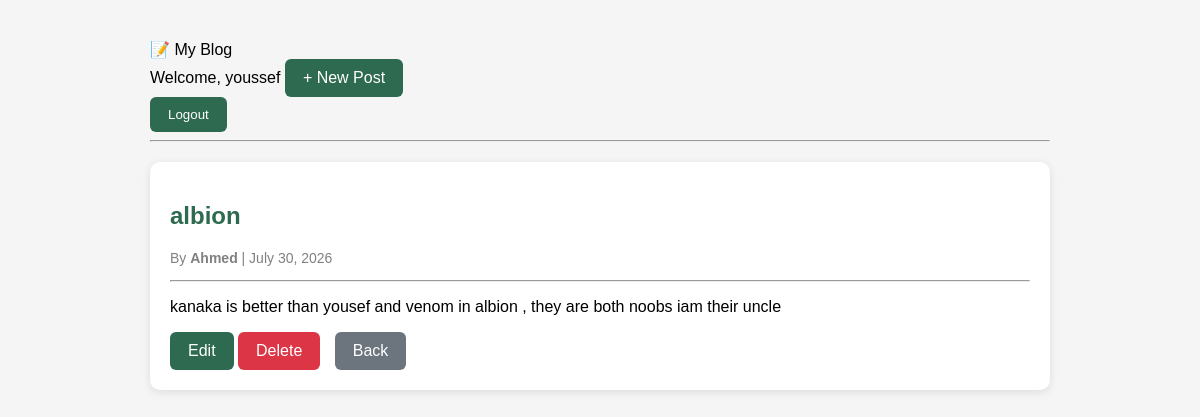
Page /post/2/ (signed in) on the committed database.
### blog/models.py (models this page shows, shortened)
class Post(models.Model):
    title = models.CharField(max_length=250)
    body = models.TextField()
    published_on = models.DateField()
    author = models.ForeignKey(Author, on_delete=models.CASCADE)

class Author(models.Model):
    name = models.CharField(max_length=100)

### blog/views.py (the view)
# urls.py: path("post/<int:pk>/", views.PostDetailView.as_view(), name="post_detail"),
class PostDetailView(DetailView):
    model = Post
    template_name = "blog/post_detail.html"
    context_object_name = "post"

### blog/templates/blog/post_detail.html (shortened to what this page needs)
{% extends "blog/base.html" %}
{% block content %}
<div class="card post-card">
    <h2>{{ post.title }}</h2>
    <p class="meta">
        By <strong>{{ post.author.name }}</strong> |
        {{ post.published_on|date:"F d, Y" }}
    </p>
    <hr>
    <p class="post-body">
        {{ post.body|linebreaks }}
    </p>
    <div class="button-group">
        {% if user.is_authenticated %}
            <a href="{% url 'edit_post' post.id %}" class="btn edit-btn">
                Edit
            </a>
            <a href="{% url 'delete_post' post.id %}" class="btn delete-btn">
                Delete
            </a>
        {% endif %}
        <a href="{% url 'post_list' %}" class="btn cancel">
            Back
        </a>
    </div>
</div>
{% endblock %}

### blog/templates/blog/base.html (shortened to what this page needs)
{% load static %}
<!DOCTYPE html>
<html lang="en">
<head>
    <link rel="stylesheet" href="{% static 'blog/style.css' %}">
</head>
<body>
<div class="container">
    <div class="top-bar">
    <div class="logo">
        📝 My Blog
    </div>
    <div class="user-area">
        {% if user.is_authenticated %}
            <span class="welcome">
                Welcome, {{ user.username }}
            </span>
            <a href="{% url 'create_post' %}" class="btn">
                + New Post
            </a>
            <form action="{% url 'logout' %}" method="post">
                <button class="btn" type="submit">
                    Logout
                </button>
            </form>
        {% else %}
            <a class="btn" href="{% url 'login' %}">
                Login
            </a>
        {% endif %}
    </div>
</div>
    <header>
        <hr>
    </header>
    {% block content %}
    {% endblock %}
</div>
</body>
</html>

### blog/static/blog/style.css (style rules this page uses)
body { font-family: Arial, Helvetica, sans-serif; background:#f5f5f5; margin:0; }
.container { width:80%; max-width:900px; margin:40px auto; }
header { text-align:center; }
h2 { color:#2d6a4f; }
.card { background:white; padding:20px; margin:20px 0; border-radius:10px; box-shadow:0 2px 8px rgba(0,0,0,.1); }
.meta { color:gray; font-size:14px; }
.btn { display:inline-block; text-decoration:none; background:#2d6a4f; color:white; padding:10px 18px; border-radius:6px; }
button { border:none; cursor:pointer; }
.cancel { background:#6c757d; margin-left:10px; }
.delete-btn { background:#dc3545; }

### rows in the picture
Post: title "albion", author.name "Ahmed", published_on "July 30, 2026", body "kanaka is better than yousef and venom in albion , they are both noobs iam their uncle"

### other values in the picture
{{ user.username }} "youssef"
